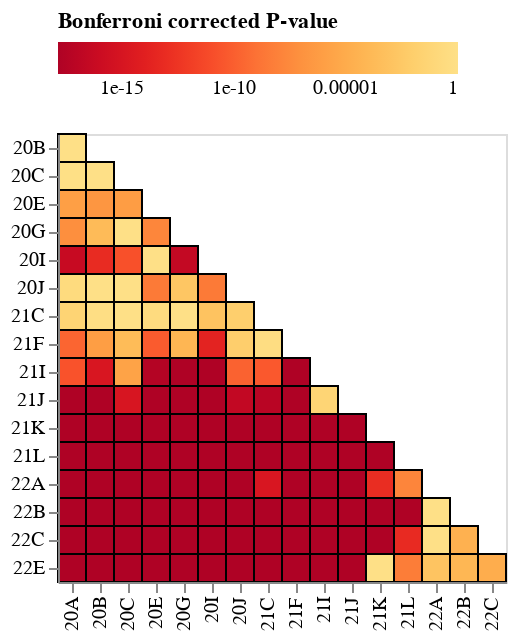

The code cell stored with this chart in its notebook:
### Markdown cell above
Plot the Bonferroni corrected P-values.
Note since counts are very large, many comparisons will be highly significant:

### Code cell
p_chart = (
    alt.Chart(chi2_stats)
    .encode(
        x=alt.X("clade_1", title=None),
        y=alt.Y("clade_2", title=None),
        fill=alt.Fill(
            "bonferroni_p",
            title="Bonferroni corrected P-value",
            scale=alt.Scale(type="log", scheme="yelloworangered", reverse=True),
            legend=alt.Legend(orient="top"),
        ),
        tooltip=[
            "clade_1",
            "clade_2",
            alt.Tooltip("p", format=".2g"),
            alt.Tooltip("bonferroni_p", format=".2g"),
            alt.Tooltip("chi2", format=".2g"),
        ],
    )
    .mark_rect(stroke="black")
    .properties(width=alt.Step(14), height=alt.Step(14))
)

p_chart

### Figure 1 — Vega-Lite specification as saved in the notebook (floating-point values rounded to 4 significant figures; data arrays with more than 128 entries replaced by an {"elided": "..."} marker saying what was removed)
{"config": {"view": {"continuousWidth": 400, "continuousHeight": 300}}, "data": {"name": "data-2c865139bc212744a2ce7976715d7bae"}, "mark": {"type": "rect", "stroke": "black"}, "encoding": {"fill": {"field": "bonferroni_p", "legend": {"orient": "top"}, "scale": {"reverse": true, "scheme": "yelloworangered", "type": "log"}, "title": "Bonferroni corrected P-value", "type": "quantitative"}, "tooltip": [{"field": "clade_1", "type": "nominal"}, {"field": "clade_2", "type": "nominal"}, {"field": "p", "format": ".2g", "type": "quantitative"}, {"field": "bonferroni_p", "format": ".2g", "type": "quantitative"}, {"field": "chi2", "format": ".2g", "type": "quantitative"}], "x": {"field": "clade_1", "title": null, "type": "nominal"}, "y": {"field": "clade_2", "title": null, "type": "nominal"}}, "height": {"step": 14}, "width": {"step": 14}, "$schema": "https://vega.github.io/schema/vega-lite/v4.17.0.json", "datasets": {"data-2c865139bc212744a2ce7976715d7bae": {"elided": "136 records"}}}
